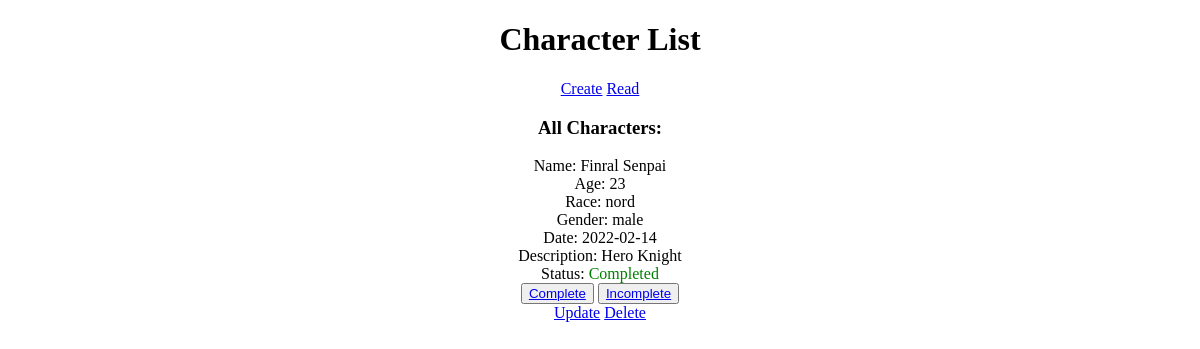
Before: /read with the older database file.
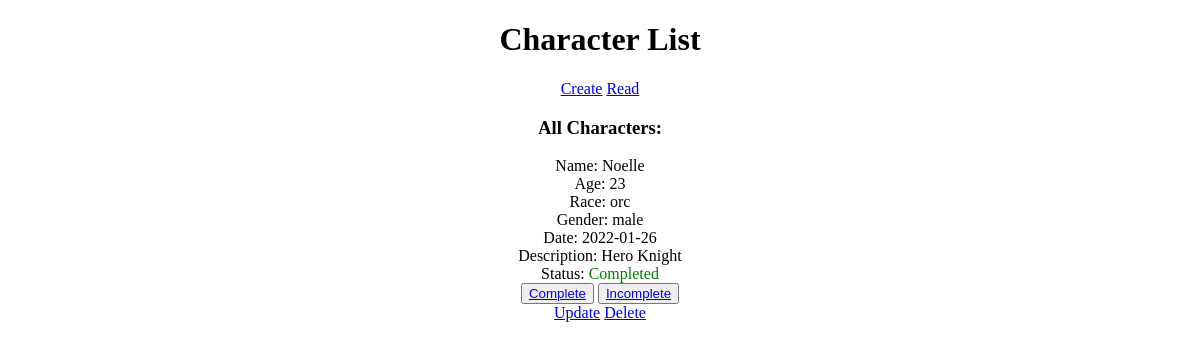
After: the same page with the newer database file.
### application/models.py (models this page shows)
class Characters(db.Model):
    character_id = db.Column(db.Integer, primary_key=True)
    name = db.Column(db.String(30), nullable=False)
    age = db.Column(db.Integer, nullable=False)
    race = db.Column(db.String(30), nullable=False)
    gender = db.Column(db.String(30), nullable=False)
    date= db.Column(db.Date, nullable = False)
    description = db.Column(db.String(30),nullable=False)
    completed = db.Column(db.Boolean , default=False)

### application/routes.py (the view)
@app.route('/', methods=['GET'])
@app.route('/read', methods=['GET'])
def read():
    characters = Characters.query.all()
    return render_template('read.html', characters=characters)

### application/templates/read.html
{% extends 'main.html' %}
{% block todo %}
    <h3>All Characters:</h3>
    <p>
    {% for character in characters %}
        Name: {{ character.name }} <br>
        Age: {{ character.age }} <br>
        Race: {{ character.race}} <br>
        Gender: {{ character.gender }} <br>
        Date: {{ character.date }} <br>
        Description: {{ character.description }} <br>
        {% if character.completed == True %}
        Status: <span style="color: green">Completed</span>
        {% else %}
        Status: <span style="color: red">Incompleted</span>
        {% endif %}
        <br>
        <button><a href="{{ url_for('complete', name=character.name) }}">Complete</a></button>
        <button><a href="{{ url_for('incomplete', name=character.name) }}">Incomplete</a></button>
        <br>
        <span><a href="{{ url_for('update', name=character.name) }}">Update</a></span>
        <span><a href="{{ url_for('delete', name=character.name) }}">Delete</a></span>
        <br>
        <br>
    {% endfor %}
    </p>
{% endblock todo %}

### application/templates/main.html (shortened to what this page needs)
<!DOCTYPE html>
<html>
    <head>
    </head>
    <body style="text-align: center">
        <h1>Character List</h1>
        <span><a href="{{ url_for('create') }}">Create</a></span>
        <span><a href="{{ url_for('read') }}">Read</a></span>
        {% block todo %}{% endblock todo %}
    </body>
</html>

Changed rows visible on the page:
changed Characters "male": name "Finral Senpai" → "Noelle"; race "nord" → "orc"; date "2022-02-14" → "2022-01-26"
